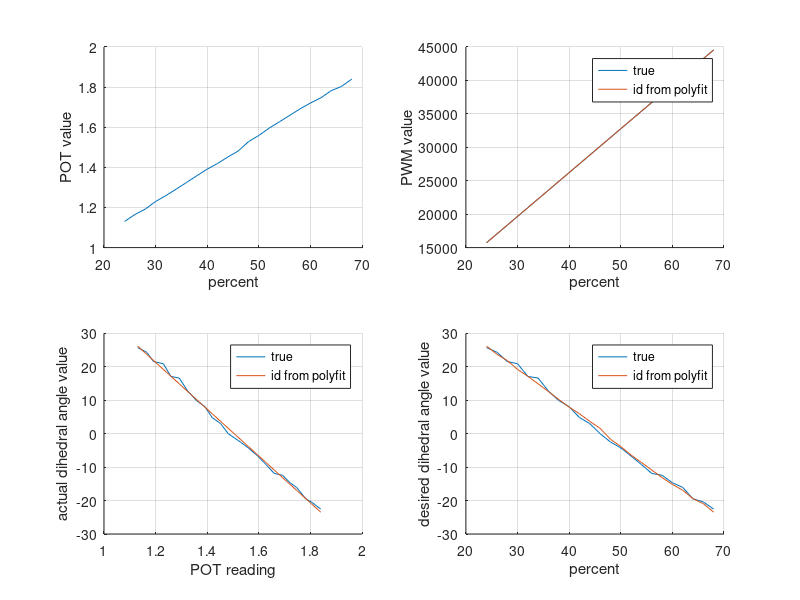

Write the MATLAB code that produced this figure.
clc
close all;
clear;


percent_in = [46,      48,      50,      52,       54,       56,       58,       60,       62,       64,       66,       68];
pwm_in     = [30146,   31456,   32767,   34078,    35388,    36699,    38010,    39321,    40631,    41942,    43253,    44563];
pot_in     = [1.4815,  1.5282,  1.5591,  1.5956,   1.6274,   1.6595,   1.6919,   1.7208,   1.7461,   1.7821,   1.8033,   1.8397];
roll_in    = [-1.6504, -0.5632, -1.7529, 0.0880,   -1.7398,  -4.2341,  -1.5798,  -1.7930,  -1.9119,  -0.6913,  -0.4731,  -1.0478];
pitch_in   = [-0.2744, -0.7172, 0.9324,  -1.2402,  1.2270,   4.8911,   1.2399,   1.4078,   1.5648,   -0.4243,  -0.5808,  -0.0133];
yaw_in     = [-3.9665, -6.1535, -8.0288, -10.3491, -13.0695, -14.3412, -16.3134, -18.5534, -19.9125, -23.4350, -24.3392, -26.5126];

roll_in_neu = zeros(1, length(roll_in));
pitch_in_neu = zeros(1, length(roll_in));
yaw_in_neu = zeros(1, length(roll_in));
angle_in_neu = zeros(1, length(roll_in));

for i = 1:length(roll_in_neu)
    roll_in_neu(i) = roll_in(i) - roll_in(1);
    pitch_in_neu(i) = pitch_in(i) - pitch_in(1);
    yaw_in_neu(i) = yaw_in(i) - yaw_in(1);
    angle_in_neu(i) = sqrt(roll_in_neu(i)^2 + pitch_in_neu(i)^2+ yaw_in_neu(i)^2);
end

percent_de = [46,      44,      42,      40,       38,       36,       34,       32,       30,       28,       26,       24];
pwm_de     = [30146,   28835,   27524    26214,    24903,    23592,    22281,    20971,    19660,    18349,    17039,    15728];
pot_de     = [1.4815,  1.4518,  1.4193,  1.3911,   1.3586,   1.3247,   1.2916,   1.2593,   1.2299,   1.1919,   1.1653,   1.1303];
roll_de    = [-1.6504, -2.2880, -1.5644, 1.7318,   -2.8687,  -2.8579,  -2.1354,  -1.8100,  2.8963,   -1.2494,  -1.1954,  -1.0611];
pitch_de   = [-0.2744, 0.9427,  3.5143,  0.0526,   -2.3174,  1.4097,   -7.9638,  -5.5362,  -7.4072,  -1.1588,  -1.5026,  -1.5679];
yaw_de     = [-3.9665, -1.2852, -0.9679, 3.3451,   5.6583,   8.5875,   10.7593,  12.3463,  15.1685,  17.5971,  20.3698,  21.7486];

roll_de_neu = zeros(1, length(roll_de));
pitch_de_neu = zeros(1, length(roll_de));
yaw_de_neu = zeros(1, length(roll_de));
angle_de_neu = zeros(1, length(roll_de));

for i = 1:length(roll_de_neu)
    roll_de_neu(i) = roll_de(i) - roll_de(1);
    pitch_de_neu(i) = pitch_de(i) - pitch_de(1);
    yaw_de_neu(i) = yaw_de(i) - yaw_de(1);
    angle_de_neu(i) = sqrt(roll_de_neu(i)^2 + pitch_de_neu(i)^2+ yaw_de_neu(i)^2);
end

percent = [percent_de(end:-1:2), percent_in];
pwm = [pwm_de(end:-1:2), pwm_in];
pot = [pot_de(end:-1:2), pot_in];
angle_neu = [angle_de_neu(end:-1:2), -angle_in_neu];

%% dihedral angle model

% from PWM to percent
poly_com = polyfit(pwm, percent, 1);
per_act = polyval(poly_com, pwm);

% actual angle value model from POT to actual dihedral angle
poly_act = polyfit(pot, angle_neu, 1);
angle_act = polyval(poly_act, pot);
diff_angle_act = angle_neu - angle_act;

% actual angle value model from pwm to desired dehidral angle
poly_des = polyfit(pwm, angle_neu, 1);
angle_des = polyval(poly_des, pwm);
diff_angle_des = angle_neu - angle_des;

%% plot

figure(1);

subplot(2,2,1);
hold on;
grid on;
plot(percent, pot);
xlabel("percent");
ylabel("POT value");

subplot(2,2,2);
hold on;
grid on;
plot(percent, pwm);
plot(per_act, pwm);
legend('true','id from polyfit');
xlabel("percent");
ylabel("PWM value");

subplot(2,2,3);
hold on;
grid on;
plot(pot, angle_neu);
plot(pot, angle_act);
legend('true', 'id from polyfit');
xlabel("POT reading");
ylabel("actual dihedral angle value");

subplot(2,2,4);
hold on;
grid on;
plot(percent, angle_neu);
plot(percent, angle_act);
legend('true', 'id from polyfit');
xlabel("percent");
ylabel("desired dihedral angle value");
